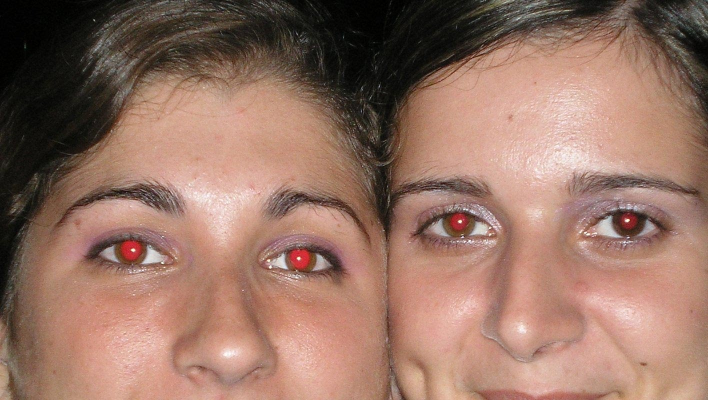
%> input picture red_eye_ex1.jpg, 1416 x 800 px (shown at 1/2 size)
$ octave beautyBot.m   (GNU Octave 9; MATLAB toolbox functions it lacks are replaced by stand-ins)
%> lines starting %> are read from the running program, lines starting %| are printed output that depends on the picture; in (x1, y1, x2, y2) boxes, pixels count from 0 and x2, y2 are one past the last pixel; in counts of white or black regions, pixels touching at a corner belong together; the program's own positions count from 1
%------------------------RED EYE REMOVER--------------------------------
%Cara

%read in image
img= imread("red_eye_ex1.jpg");
%> img is the input picture: size 800x1416x3 uint8; mean R, G, B 150.6, 115.1, 100.5

imagesc(img);

%set RGB values into separate matrices
image_R= double(img(:,:,1));
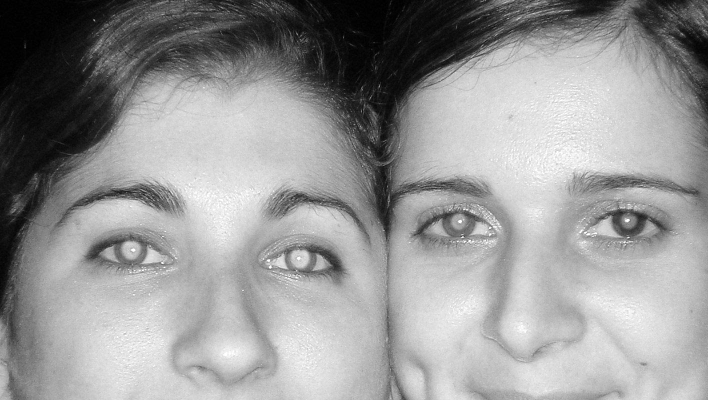
%> image_R: size 800x1416 double (shown at 1/2 size); min 0, max 255, mean 150.6
image_G= double(img(:,:,2));
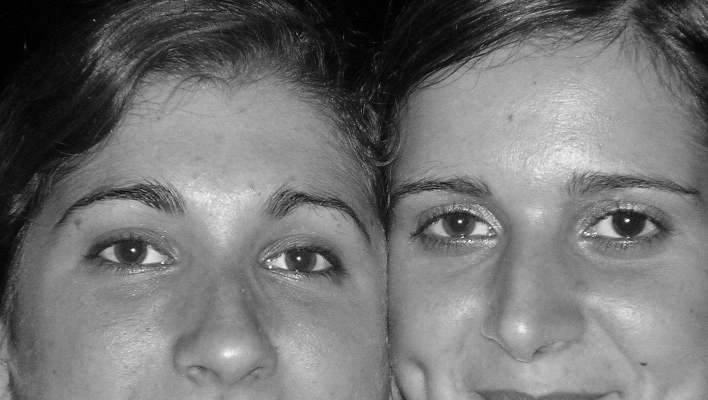
%> image_G: size 800x1416 double (shown at 1/2 size); min 0, max 255, mean 115.1
image_B= double(img(:,:,3));
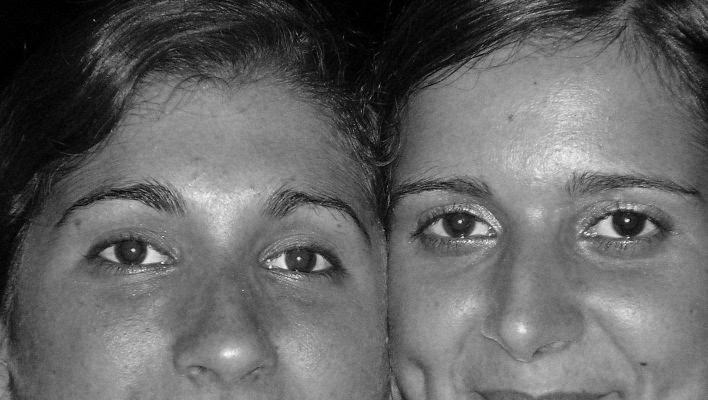
%> image_B: size 800x1416 double (shown at 1/2 size); min 0, max 255, mean 100.5

%looking at just the R section, can we isolate the red eyes w/ edge
%detection?

%% use Canny Edge Detection on R,G.B matrices

colormap(gray);

edD= edge(image_R,'canny', .66); %.66;
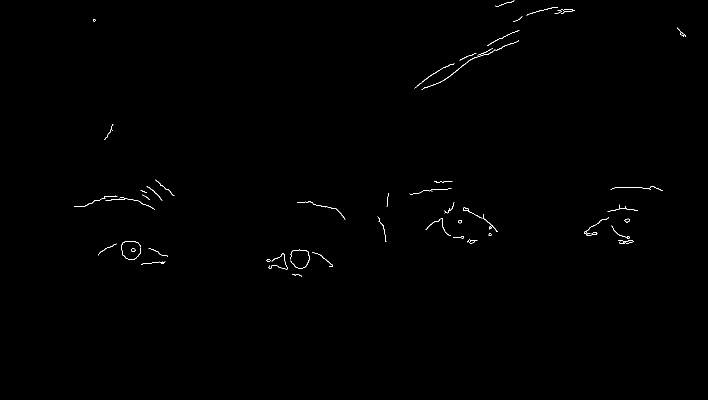
%> edD: size 800x1416 logical (shown at 1/2 size); 0.29% white in thin lines or dots, all inside (x1, y1, x2, y2) = (148, 1, 1372, 554)
imagesc(edD);


edD1= edge(image_G,'canny', .55);
%> edD1: size 800x1416 logical; 0.15% white in thin lines or dots, all inside (x1, y1, x2, y2) = (197, 14, 1300, 554)
imagesc(edD1);


edD2= edge(image_B,'canny', .55);
%> edD2: size 800x1416 logical; 0.25% white in thin lines or dots, all inside (x1, y1, x2, y2) = (186, 15, 1372, 558)
imagesc(edD2);

%%

%so we've ID'ed the eyes using canny edge detection- but also the eyebrows & some hair

%combine them into one image
combine = edD + edD1 +edD2;

%now only save pixels which were Id'd as edges in 2 or more of the RGB
for row = 1:size(combine,1)
    for col = 1:size(combine,2)
        if combine(row, col) >= 2
            c(row,col) =1 ;
        else
            c(row,col) = 0;
        end

    end
end
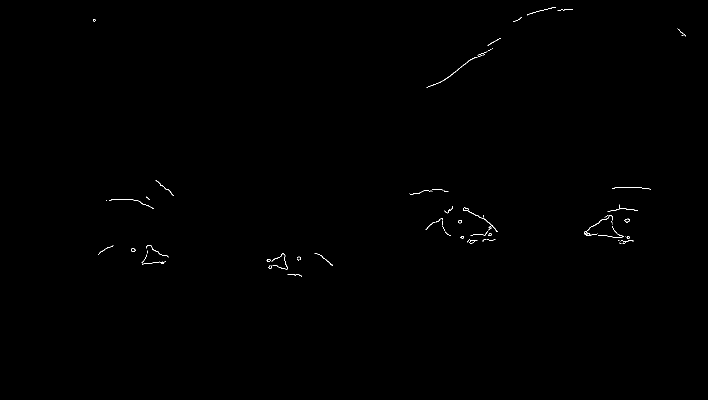
%> c: size 800x1416 double (shown at 1/2 size); values 0 (black) and 1 (white), 0.18% white in thin lines or dots, all inside (x1, y1, x2, y2) = (186, 14, 1372, 554)

% 1 means it's an edge in one of the images
% 2 means it's an edge in two of the images
% 3 means it's an edge in three of the images


%%
imagesc(c)

%use close technique

closeBW = imclose(c,strel('disk',20));
%> closeBW: size 800x1416 double; values 0 (black) and 1 (white), 1.2% white; 16 white regions (1 under 20 px), largest, box (x1, y1, x2, y2) and area: (851, 411, 996, 488) 4385, (1168, 409, 1276, 487) 3909, (533, 507, 604, 554) 1684
figure, imshow(closeBW)

%%

%boom, now we know where to look for the eyes-- so now we must go through
%and find the red spots

imagesc(img)
hold on
openBW= bwareaopen(closeBW, 600);
%> openBW: size 800x1416 logical; 1% white; 4 white regions, box (x1, y1, x2, y2) and area: (851, 411, 996, 488) 4385, (1168, 409, 1276, 487) 3909, (533, 507, 604, 554) 1684, (262, 490, 337, 529) 1571
imagesc(openBW)
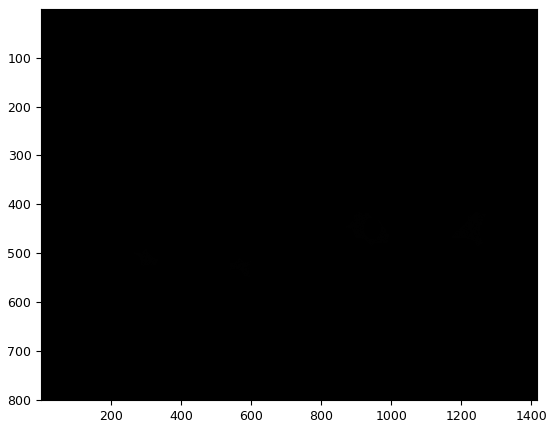
%> figure redrawn from the program's plot data

%%

%save these coordinates

i=1;
for row = 1:size(openBW,1)
    for col = 1:size(openBW,2)
        if openBW(row, col) >0
            x_coords(i) =row ;
            y_coords(i) =col;
            i = i+1;
        end
    end
end
%> after the loop, i = 11550

%%
clf;
imagesc(img)
hold on
scatter(y_coords, x_coords);

%%

%okay so now that we have the coordinates, we are going to want to find the
%actual spot that is red


closeBW2 = imdilate(openBW,strel('disk',20));
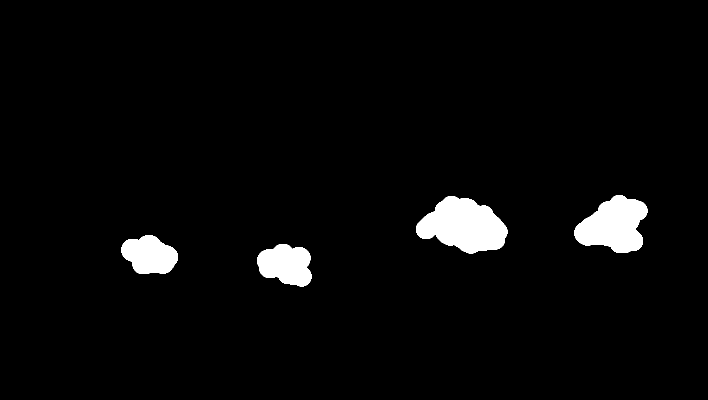
%> closeBW2: size 800x1416 logical (shown at 1/2 size); 3.4% white; 4 white regions, box (x1, y1, x2, y2) and area: (832, 392, 1015, 507) 13894, (1149, 390, 1295, 506) 11232, (514, 488, 623, 573) 6893, (243, 471, 356, 548) 6375
figure, imshow(closeBW2)

i=1;
for row = 1:size(closeBW2,1)
    for col = 1:size(closeBW2,2)
        if closeBW2(row, col) >0
            x_coords2(i) =row ;
            y_coords2(i) =col;
            i = i+1;
        end
    end
end
%> after the loop, i = 38395


clf;
imagesc(img)
hold on
scatter(y_coords2, x_coords2);


%%
j=1;
%> (the run ends here)
